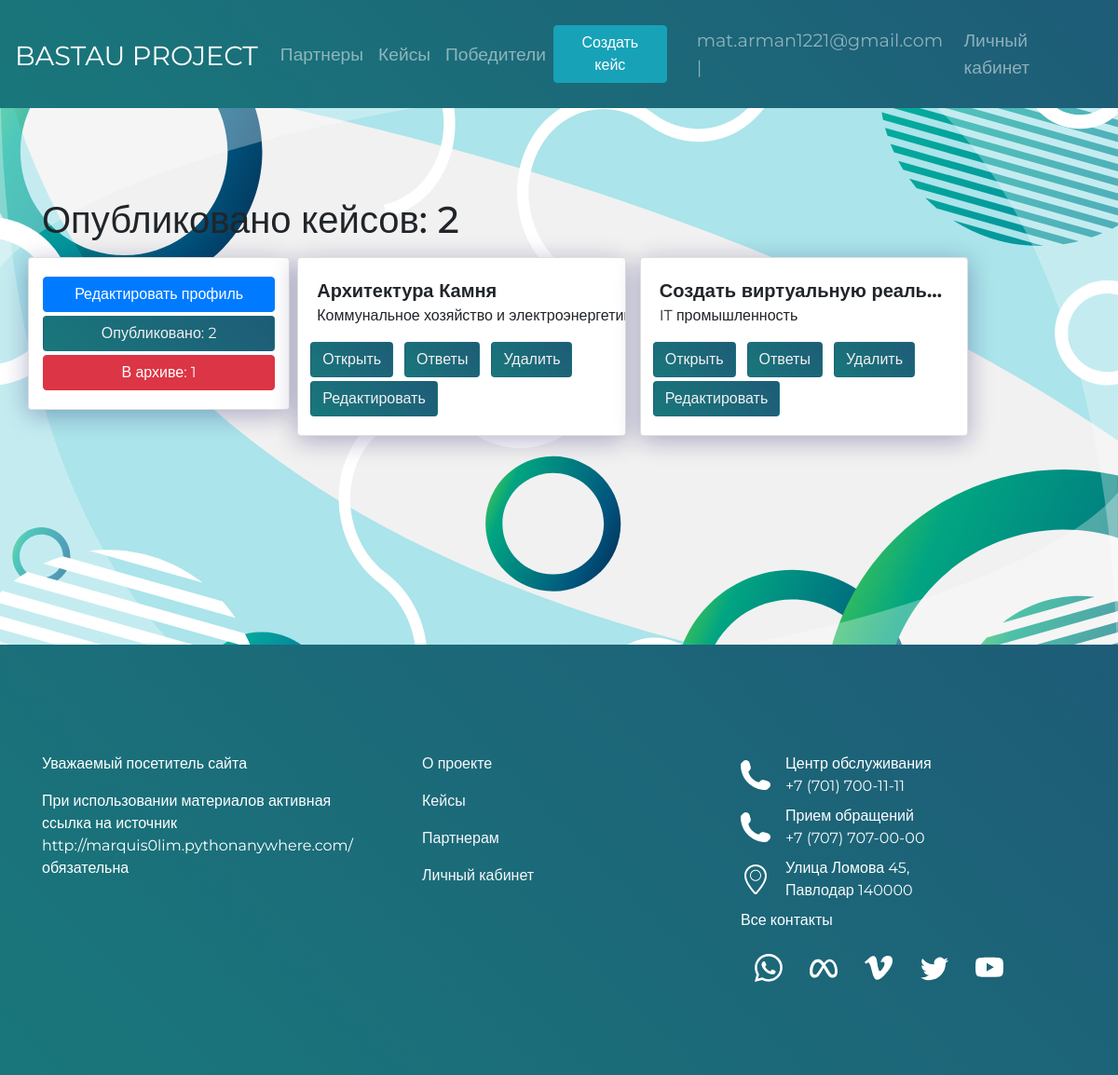
The page /mycases/ (signed in) on the database as committed earlier.
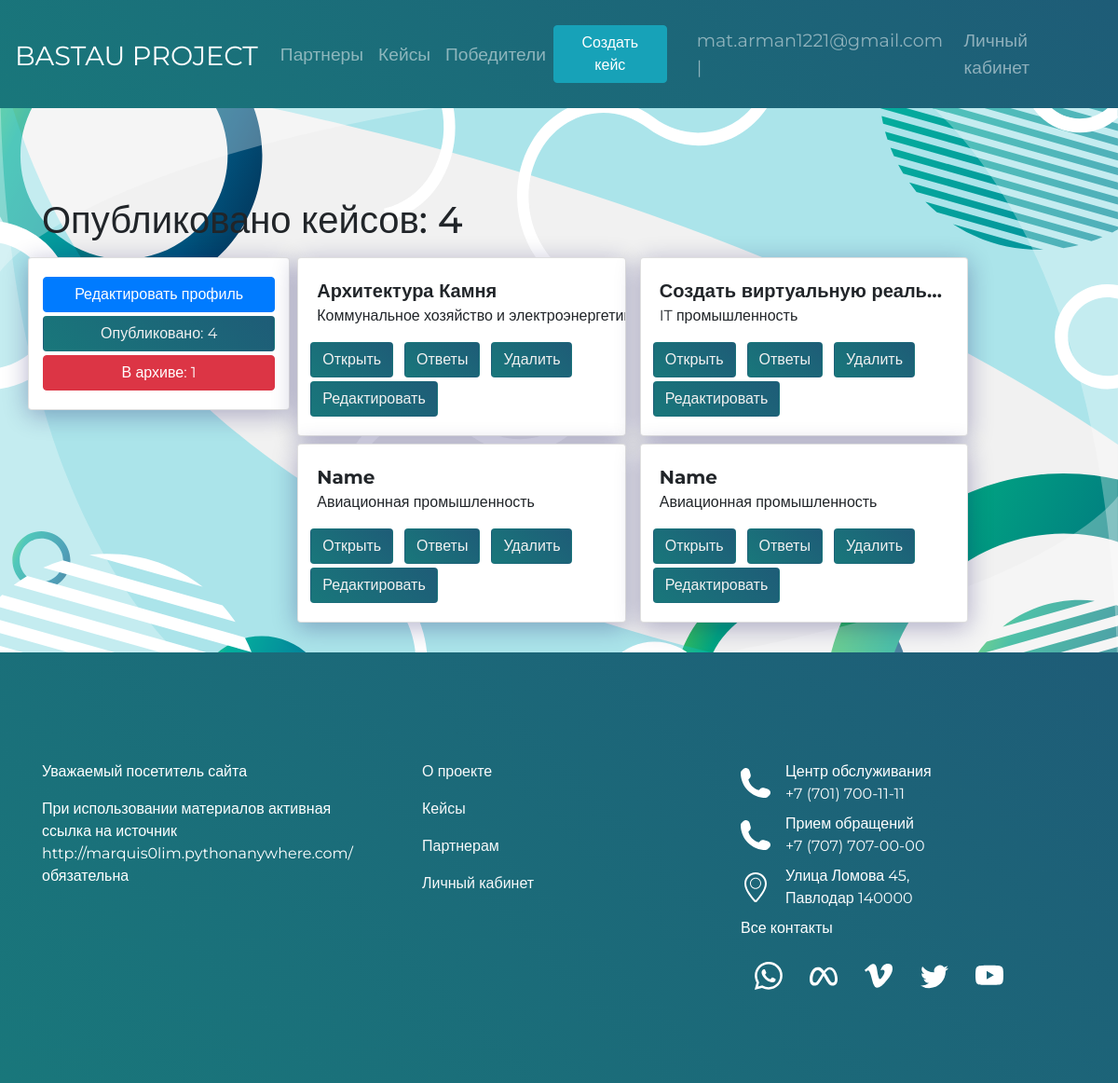
The same page on the database as committed later.
### BastauApp/models.py (models this page shows)
class Case(models.Model):
    title = models.CharField(max_length=200, verbose_name='Название')
    description = models.TextField(verbose_name='Описание кейса')
    date_of_create = models.DateTimeField(auto_now=True, verbose_name='Дата создания')
    date_of_edit = models.DateTimeField(auto_now_add=True, verbose_name='Дата последней редакции')
    date_of_close = models.DateTimeField(verbose_name='Дата закрытия')
    category = models.ForeignKey(Category, on_delete=models.CASCADE, verbose_name='Категории')
    file = models.FileField(verbose_name='Файл', upload_to="file",blank=True)
    region = models.CharField(max_length=50, choices=REGIONS, default=REGIONS[0],verbose_name='Область')
    user_id = models.ForeignKey(Partner, on_delete=models.CASCADE, related_name='partners', verbose_name='Организации')
    is_published = models.BooleanField(default=True, verbose_name='Опубликован')
    tags = TaggableManager()
    class Meta:
        verbose_name = "Кейс"
        verbose_name_plural = "Кейсы"
    def __str__(self):
        return self.title

class Category(models.Model):
    title = models.CharField(max_length=30, verbose_name='Название')
    class Meta:
        verbose_name = "Категория"
        verbose_name_plural = "Категории"
    def __str__(self):
        return self.title

### BastauApp/views.py (the view)
# urls.py: path('mycases/', views.ShowCasesPartner.as_view(), name='mycases'),
class ShowCasesPartner(ListView):
    model = Case
    context_object_name = 'cases'
    template_name = 'casepartners.html'
    extra_context = {'menu': menu}
    paginate_by = 6
    def get_queryset(self):
        now = datetime.datetime.now()
        queryset = Case.objects.filter(user_id=self.request.user.partner,is_published=True, date_of_close__gte=now)
        return queryset
    def get_context_data(self, **kwargs):
        now = datetime.datetime.now()
        queryset = Case.objects.filter(user_id=self.request.user.partner, is_published=False)
        qs = Case.objects.filter(user_id=self.request.user.partner, date_of_close__lte=now)
        superqs = queryset | qs
        context = super().get_context_data(**kwargs)
        context['total_active_records'] = Case.objects.filter(user_id=self.request.user.partner,is_published=True, date_of_close__gte=now).count()
        context['all_cases'] = Case.objects.filter(user_id=self.request.user.partner).count()
        context['case_isnt_published'] = superqs.count()
        return context

### BastauApp/templates/casepartners.html (shortened to what this page needs)
{% extends 'base.html' %}
  {% block content %}
<div class="lk-fon">
<br><br><br><br>
 <div class="container">
     <h1 class="mb-3">Опубликовано кейсов: {{total_active_records}}</h1>
     <div class="row align-items-start">
         <div class="col-lg-3 mr-2 main-cases__item cases_public card">
                <a href='{% url "personal_partner" user.id %}'><button class="btn btn-block btn-primary">Редактировать профиль</button></a>
                <a href='{% url "mycases" %}'><button class="btn btn-block btn-gradient mt-1">Опубликовано: {{total_active_records}}</button></a>
                <a href='{% url "mycasesArchive" %}'><button class="btn btn-block btn-danger mt-1">В архиве: {{case_isnt_published}} </button></a>
         </div>
         <div class="col-lg-8">
             <div class="row ">
    {% for item in object_list %}
    {% if item.user_id.user.email == request.user.email %}
         <div class="col-lg-6 mb-2">
             <div class="row ">
         <div class="main-cases__item hidden card">
            <span class="case__title hidden">
                {{item}}
            </span>
                  <p>{{item.category}}</p>
                    <div class="row">
                        <a href="{% url 'detail_view_for_Partner' item.id %}"><button class="btn btn-gradient mr-1 ml-2 mb-1">Открыть</button></a>
                        <a href="{% url 'show_answer' item.id %}"><button class="btn btn-gradient mr-1 ml-2">Ответы</button></a>
                        <a href="{% url 'delete_case' item.id %}"><button class="btn btn-gradient mr-1 ml-2">Удалить</button></a>
                        <a href="{% url 'case_update' item.id %}"><button class="btn btn-gradient mr-1 ml-2">Редактировать</button></a>
                    </div>
             </div>
                </div>
         </div>
     <br>
         {% endif %}
    {% endfor %}
             </div>
         </div>
     </div>
 </div>
  {% endblock %}

### BastauApp/templates/base.html (shortened to what the changed rows need)
{% load static %}
<!DOCTYPE html>
<html lang="en">
  <head>
    <link type="text/css" href="{% static 'css/style.css' %}" rel="stylesheet" />
    <link type="text/css" href="{% static 'css/zero.css' %}" rel="stylesheet" />
    <link rel="stylesheet" href="https://cdnjs.cloudflare.com/ajax/libs/twitter-bootstrap/4.6.1/css/bootstrap.min.css">
  <link type="text/css" href="{% static 'select2/select2.css' %}" rel="stylesheet" />
    <link rel="stylesheet" href="https://cdn.jsdelivr.net/npm/bootstrap-icons@1.8.3/font/bootstrap-icons.css">
  </head>
  <body>
    <header class="header">
      <nav class="navbar navbar-expand-lg navbar-dark">
        {% block mainmenu %}
          <div class="collapse navbar-collapse" id="navbarTogglerDemo01">
            <ul class="navbar-nav mr-auto mt-2 mt-lg-0">
              {% for item in menu %}
              {% if not forloop.last %}
              <li class="nav-item "><a href="{% url item.url_name %}" class="nav-link">{{item.title}}</a></li>
              {% else %}
              <li class="nav-item"><a href="{% url item.url_name %}" class="nav-link">{{item.title}}</a></li>
              {% endif%}
            {% endfor %}
            </ul>
          </div>
      </nav>
        {% endblock mainmenu %}
    </header>
    <div class="main-content">
      {% block content %}
      {% endblock %}
    </div>
  </body>
</html>

Rows that differ between the two databases and show on the page:
added Case: title "Name", category "Авиационная промышленность"
added Case: title "Name", category "Авиационная промышленность"
Other text that changed with them:
{{ total_active_records }}: "2" → "4"
